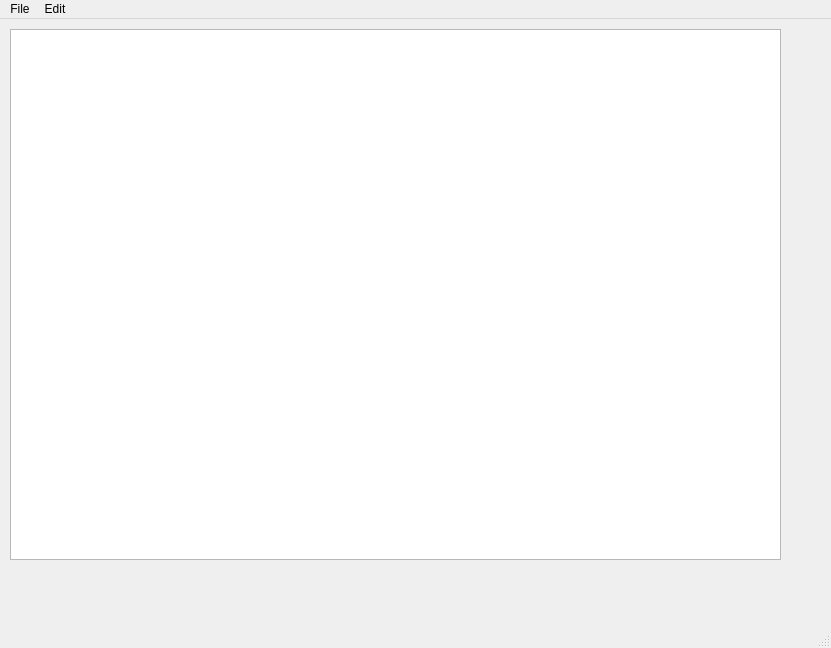
<?xml version="1.0" encoding="UTF-8"?>
<ui version="4.0">
 <class>MainWindow</class>
 <widget class="QMainWindow" name="MainWindow">
  <property name="geometry">
   <rect>
    <x>0</x>
    <y>0</y>
    <width>831</width>
    <height>648</height>
   </rect>
  </property>
  <property name="windowTitle">
   <string>MainWindow</string>
  </property>
  <widget class="QWidget" name="centralwidget">
   <widget class="QWidget" name="verticalLayoutWidget">
    <property name="geometry">
     <rect>
      <x>10</x>
      <y>10</y>
      <width>771</width>
      <height>531</height>
     </rect>
    </property>
    <layout class="QVBoxLayout" name="verticalLayout">
     <item>
      <widget class="QTextEdit" name="textEdit"/>
     </item>
    </layout>
   </widget>
  </widget>
  <widget class="QMenuBar" name="menubar">
   <property name="geometry">
    <rect>
     <x>0</x>
     <y>0</y>
     <width>831</width>
     <height>25</height>
    </rect>
   </property>
   <widget class="QMenu" name="menuFile">
    <property name="title">
     <string>File</string>
    </property>
    <addaction name="actionNew"/>
    <addaction name="actionOpen"/>
    <addaction name="actionSave"/>
    <addaction name="actionPrint"/>
    <addaction name="actionExit"/>
   </widget>
   <widget class="QMenu" name="menuEdit">
    <property name="title">
     <string>Edit</string>
    </property>
    <addaction name="actionCopy"/>
    <addaction name="actionPaste"/>
    <addaction name="actionCut"/>
    <addaction name="actionUndo"/>
    <addaction name="actionRedo"/>
   </widget>
   <addaction name="menuFile"/>
   <addaction name="menuEdit"/>
  </widget>
  <widget class="QStatusBar" name="statusbar"/>
  <action name="actionNew">
   <property name="icon">
    <iconset resource="Resources.qrc">
     <normaloff>:/imgs/Icons/New.bmp</normaloff>:/imgs/Icons/New.bmp</iconset>
   </property>
   <property name="text">
    <string>New</string>
   </property>
  </action>
  <action name="actionOpen">
   <property name="icon">
    <iconset resource="Resources.qrc">
     <normaloff>:/imgs/Icons/Open.bmp</normaloff>:/imgs/Icons/Open.bmp</iconset>
   </property>
   <property name="text">
    <string>Open</string>
   </property>
  </action>
  <action name="actionSave">
   <property name="icon">
    <iconset resource="Resources.qrc">
     <normaloff>:/imgs/Icons/Save.bmp</normaloff>:/imgs/Icons/Save.bmp</iconset>
   </property>
   <property name="text">
    <string>Save as</string>
   </property>
  </action>
  <action name="actionPrint">
   <property name="text">
    <string>Print</string>
   </property>
  </action>
  <action name="actionExit">
   <property name="text">
    <string>Exit</string>
   </property>
  </action>
  <action name="actionCopy">
   <property name="icon">
    <iconset resource="Resources.qrc">
     <normaloff>:/imgs/Icons/Copy.bmp</normaloff>:/imgs/Icons/Copy.bmp</iconset>
   </property>
   <property name="text">
    <string>Copy</string>
   </property>
  </action>
  <action name="actionPaste">
   <property name="icon">
    <iconset resource="Resources.qrc">
     <normaloff>:/imgs/Icons/Paste.bmp</normaloff>:/imgs/Icons/Paste.bmp</iconset>
   </property>
   <property name="text">
    <string>Paste</string>
   </property>
  </action>
  <action name="actionCut">
   <property name="icon">
    <iconset resource="Resources.qrc">
     <normaloff>:/imgs/Icons/Cut.bmp</normaloff>:/imgs/Icons/Cut.bmp</iconset>
   </property>
   <property name="text">
    <string>Cut</string>
   </property>
  </action>
  <action name="actionUndo">
   <property name="text">
    <string>Undo</string>
   </property>
  </action>
  <action name="actionRedo">
   <property name="text">
    <string>Redo</string>
   </property>
  </action>
 </widget>
 <resources>
  <include location="Resources.qrc"/>
 </resources>
 <connections/>
</ui>
